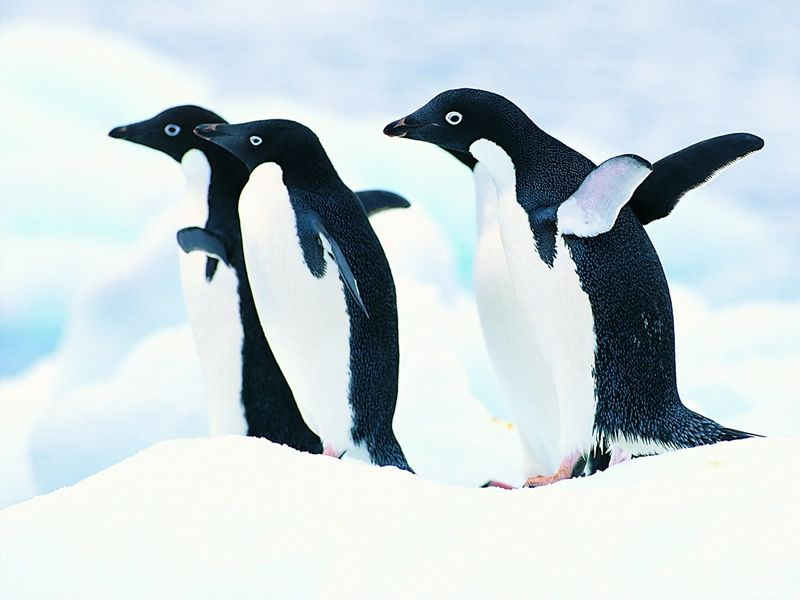
#> input picture exp02/test.jpg, 800 x 600 px, found by its file name
$ jupyter execute 2-5_numpy_flip.ipynb
#> lines starting #> are read from the running program, lines starting #| are printed output that depends on the picture
[cell 1]
import numpy as np
from matplotlib import pyplot as plt
import cv2

[cell 2]
img= cv2.imread('./test.jpg')
#> img is the input picture: shape (600, 800, 3); mean B, G, R 215.1, 211.4, 199.4
plt.imshow(img)

[cell 3]
img2 = img[:, :, ::-1]
plt.imshow(img2)

[cell 4]
# 一行代码完成垂直翻转
from matplotlib import pyplot as plt
import cv2
img3 = cv2.imread('./test.jpg')
img3 = cv2.flip(img3, 0)
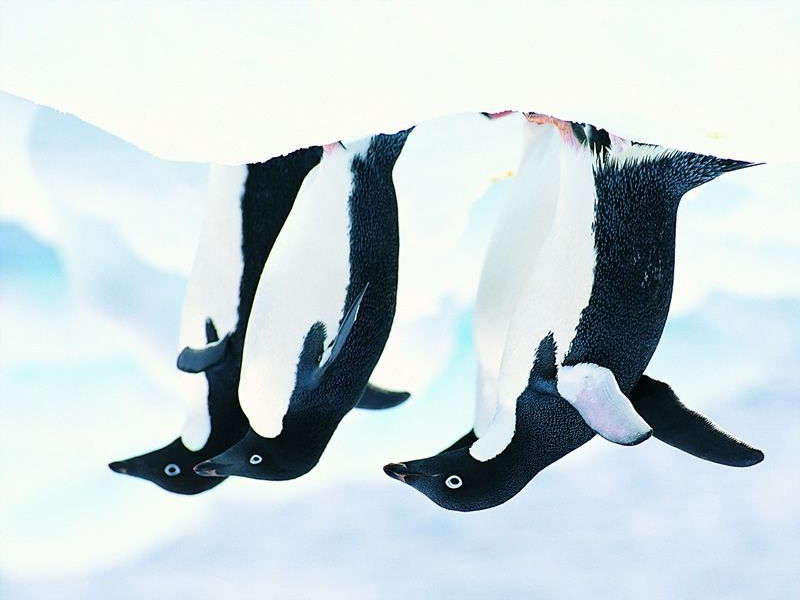
#> img3: shape (600, 800, 3); mean B, G, R 215.1, 211.4, 199.4

plt.imshow(img3)

[cell 5]
# 一行代码完成水平翻转
from matplotlib import pyplot as plt
import cv2
img4 = cv2.imread('./test.jpg')
img4 = cv2.flip(img4, 1)
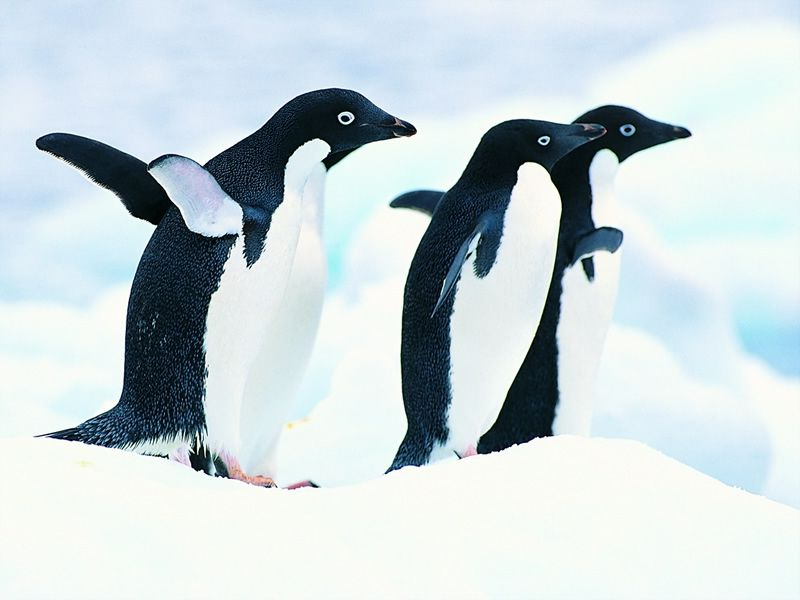
#> img4: shape (600, 800, 3); mean B, G, R 215.1, 211.4, 199.4

plt.imshow(img4)
